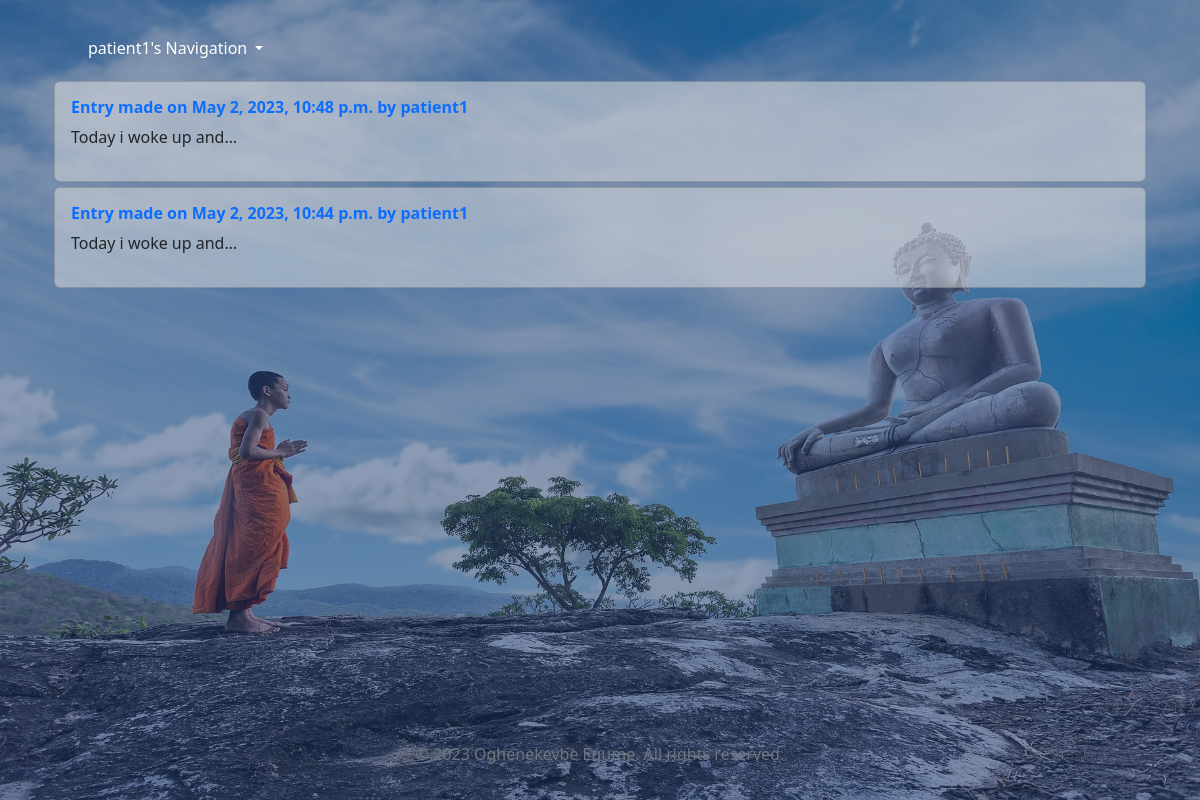
The page /journal_list/ (signed in) on the database its author committed.
### life/models.py (models this page shows, shortened)
class JournalPost(models.Model):
    author = models.ForeignKey(User, on_delete=models.CASCADE)
    subject = models.CharField(max_length=225)
    body = models.TextField()
    date_added = models.DateTimeField(default = datetime.now, blank= True)
    class Meta:
        ordering = ['date_added']

### life/views.py (the view)
# urls.py: path("journal_list/", JournalListView.as_view(), name="journal_list"),
class JournalListView(ListView):
    model = JournalPost
    template_name = "journal_list.html"
    context_object_name = 'journal'

### life/templates/journal_list.html (shortened to what this page needs)
{% extends 'base.html' %}
{% block content %}
<div class="container" style="min-height: 82vh; max-height: max-content;">
  <div class="row">
    <div class="col">
      {% for post in journal reversed %}
      {% if post.author.id == user.id %}
      <div class="card">
        <div class="card-body">
          <h6><a href="{% url 'journal_detail' post.pk %}" style="text-decoration: none; font-weight: bolder;">Entry made on
              {{ post.date_added }} by
              {{ post.author}}</a></h6>
          <p>
            {{ post.body|truncatechars:20 }}
          </p>
        </div>
      </div>
      {% endif %}
      {% empty %}
      <p>No Journal posts available.</p>
      {% endfor %}
    </div>
  </div>
</div>
{% endblock %}

### life/templates/base.html (shortened to what this page needs)
{% load static %}
<!DOCTYPE html>
<html lang="en">
<head>
  <link rel="stylesheet" href="{% static 'css/bootstrap.min.css' %} ">
  <link rel="stylesheet" href="{% static 'css/base.css' %} ">
  <link href="https://unpkg.com/aos@2.3.1/dist/aos.css" rel="stylesheet">
</head>
<body>
  <div class="overlay"> </div>
  <div class="content">
    <nav class="navbar navbar-expand-lg bg-body-tertiary">
      <div class="container-fluid">
        <div class="collapse navbar-collapse" id="navbarSupportedContent">
          <ul class="navbar-nav me-auto mb-2 mb-lg-0">
            <li class="nav-item dropdown mx-5">
              <a class="nav-link dropdown-toggle" href="#" role="button" data-bs-toggle="dropdown" aria-expanded="false">
                {% if user.is_authenticated %}{{user.username}}'s{% else %}Guest's{% endif %} Navigation
              </a>
            </li>
          </ul>
        </div>
      </div>
    </nav>
    <div class="container">
      {% block content %}
      {% endblock content %}
    </div>
    <footer style="width: 100%; margin-top: 10px;">
      <div class="container-fluid text-center">
        <p class=" text-secondary mt-1">&copy; 2023 Oghenekevbe Egume. All rights reserved.</p>
      </div>
    </footer>
  </div>
</body>
</html>

### static/css/base.css (style rules this page uses)
body { background-size: cover; background-position: center; transition: background 0.5s ease-in-out; position: relative; min-height: 100vh; max-height: max-content; }
.overlay { position: absolute; top: 0; right: 0; bottom: 0; left: 0; background-color: rgba(25, 55, 109, 0.5); min-height: 100vh; max-height: max-content; }
.content { z-index: 1; position: relative; padding: 20px; }
.navbar { background-color: rgba(185, 237, 221, 0)!important ; }
.nav-item a { color: #fff !important; }

### life/templates/journal_list.html (style rules this page uses)
.card { background-color: rgba(225, 225, 225, 0.5); margin-top: 5px; }

### rows shown on the page
JournalPost: date_added "May 2, 2023, 10:48 p.m.", author "patient1", body "Today i woke up and…"
JournalPost: date_added "May 2, 2023, 10:44 p.m.", author "patient1", body "Today i woke up and…"

### other values the page prints
{{ user.username }} "patient1"
